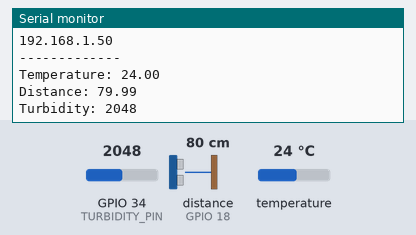
Bench run of a sketch on a simulated ESP32. On the bench: the last lines printed to the serial monitor. Wiring (inferred from the names in the program): ultrasonic range finder: trigger GPIO 5; echo GPIO 18. The inputs (shaded band) are chosen by the test bench; at power-on: distance to the obstacle (sensor on GPIO 18) 80 cm, temperature 24 °C, GPIO 34 (TURBIDITY_PIN) = 2048. The echo pulse lasts 58.3 µs per cm; WiFi joins after 1.5 s; servers stay silent unless stated; uploads are accepted with an empty reply.

Above: at 2.7 s.
2.8 s: distance to the obstacle (sensor on GPIO 18) set to 2 cm
At 6.2 s:
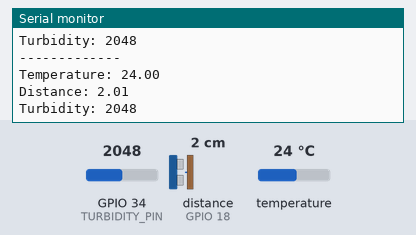
7.2 s: temperature set to 12 °C
At 10.0 s:
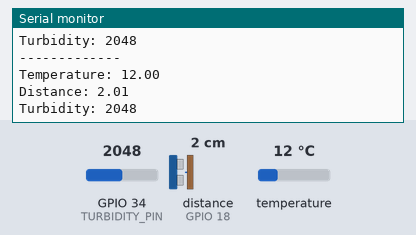
11.6 s: GPIO 34 (TURBIDITY_PIN) set to 2866
At 13.7 s:
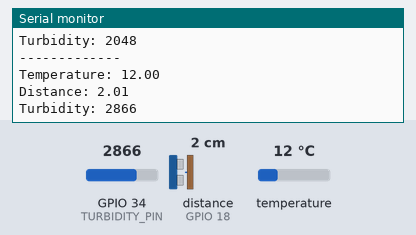
16.0 s: distance to the obstacle (sensor on GPIO 18) set to 4 cm
At 19.9 s:
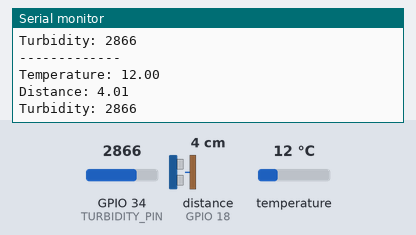
20.4 s: temperature set to 19 °C
At 23.7 s:
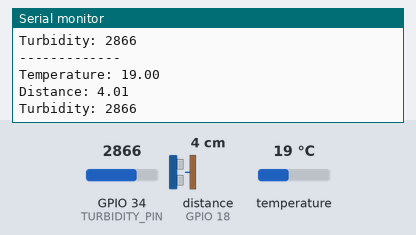
24.8 s: GPIO 34 (TURBIDITY_PIN) set to 3603
At 26.2 s:
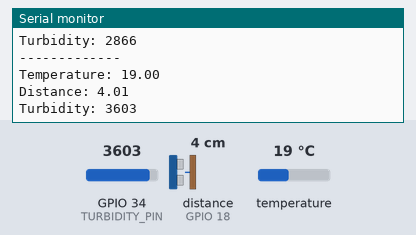
Timing chart, 0 to 27.8 s (numbered marks = the images above; inputs shaded):
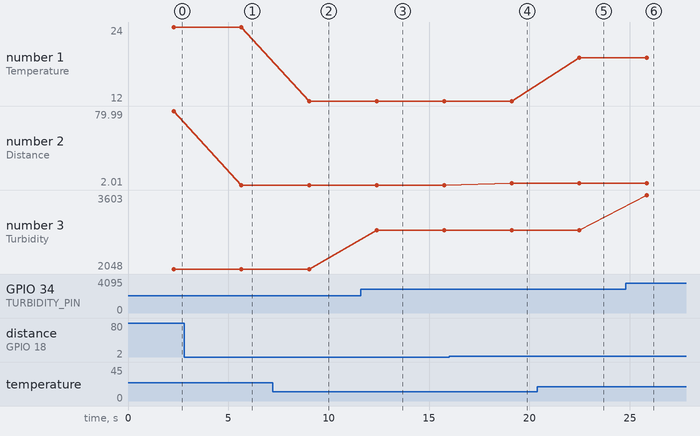

The sketch:

AllSensorAdding.ino
```cpp
#include <WiFi.h>
#include <HTTPClient.h>
#include <WiFiClientSecure.h>
#include <OneWire.h>
#include <DallasTemperature.h>

// WiFi
#define WIFI_SSID "Redmi 10A"
#define WIFI_PASSWORD "Satara@12"

// Firebase
#define DATABASE_URL "https://jaldrishti-iot-default-rtdb.asia-southeast1.firebasedatabase.app"

// DS18B20
#define TEMP_PIN 4

// HC-SR04
#define TRIG_PIN 5
#define ECHO_PIN 18

// Turbidity
#define TURBIDITY_PIN 34

OneWire oneWire(TEMP_PIN);
DallasTemperature tempSensor(&oneWire);

void setup()
{
  Serial.begin(115200);

  tempSensor.begin();

  pinMode(TRIG_PIN, OUTPUT);
  pinMode(ECHO_PIN, INPUT);

  pinMode(TURBIDITY_PIN, INPUT);

  WiFi.begin(WIFI_SSID, WIFI_PASSWORD);

  Serial.print("Connecting WiFi");

  while (WiFi.status() != WL_CONNECTED)
  {
    delay(500);
    Serial.print(".");
  }

  Serial.println();
  Serial.println("WiFi Connected");
  Serial.println(WiFi.localIP());
}

void loop()
{
  // Temperature
  tempSensor.requestTemperatures();
  float temperature = tempSensor.getTempCByIndex(0);

  // Ultrasonic
  digitalWrite(TRIG_PIN, LOW);
  delayMicroseconds(2);

  digitalWrite(TRIG_PIN, HIGH);
  delayMicroseconds(10);

  digitalWrite(TRIG_PIN, LOW);

  long duration = pulseIn(ECHO_PIN, HIGH, 30000);

  float distance = -1;

  if (duration > 0)
  {
    distance = duration * 0.0343 / 2;

    if (distance > 400)
    {
      distance = -1;
    }
  }

  // Turbidity
  int turbidityValue = analogRead(TURBIDITY_PIN);

  Serial.println("-------------");
  Serial.print("Temperature: ");
  Serial.println(temperature);

  Serial.print("Distance: ");
  Serial.println(distance);

  Serial.print("Turbidity: ");
  Serial.println(turbidityValue);

  if (WiFi.status() == WL_CONNECTED)
  {
    WiFiClientSecure client;
    client.setInsecure();

    HTTPClient http;

    // Temperature Upload
    String tempURL =
      String(DATABASE_URL) + "/temperature.json";

    http.begin(client, tempURL);
    http.addHeader("Content-Type", "application/json");
    http.PUT(String(temperature));
    http.end();

    // Distance Upload
    if(distance > 0)
    {
      String distanceURL =
      String(DATABASE_URL) +
      "/ultrasonic/distance.json";

      http.begin(client, distanceURL);
      http.addHeader("Content-Type", "application/json");
      http.PUT(String(distance));
      http.end();
    }

    // Turbidity Upload
    String turbidityURL =
      String(DATABASE_URL) + "/turbidity.json";

    http.begin(client, turbidityURL);
    http.addHeader("Content-Type", "application/json");
    http.PUT(String(turbidityValue));
    http.end();
  }

  delay(2000);
}
```

Measured:
- after the input at 2.8 s, the serial monitor: prints a new line after 2.9 s (image 1)
- after the input at 7.2 s, the serial monitor: prints a new line after 1.8 s (image 2)
- after the input at 11.6 s, the serial monitor: prints a new line after 0.78 s (image 3)
- after the input at 16.0 s, the serial monitor: prints a new line after 3.1 s (image 4)
- after the input at 20.4 s, the serial monitor: prints a new line after 2.1 s (image 5)
- after the input at 24.8 s, the serial monitor: prints a new line after 1.0 s (image 6)
- plotted number 1: 24 → 12 after the input at 7.2 s, 12 → 19 after the input at 20.4 s
- plotted number 2: 79.99 → 2.01 after the input at 2.8 s, 2.01 → 4.01 after the input at 16.0 s
